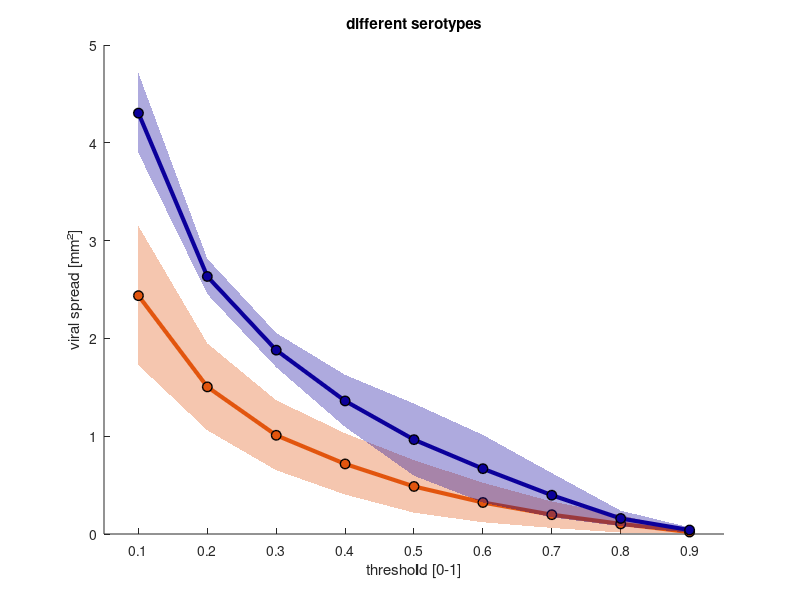

This figure's MATLAB source:
% This script plots the estimation of viral spread when using AAVs of different serotypes 
% as reported in Wissing and Eschholz et al, PLOS Biology, 2025, Figure 3, panel G. 
%(C)opyright Alexander Dieter, 2025

%% prepare workspace
clear all; close all; clc; 

AAV9_300nl = load('AAV9_300nl_WissingEschholz2025');    % load data of AAV2/9
AAV2_300nl = load('AAV2_300nl_WissingEschholz2025');    % load data of AAV2/2

%% define fluorescence thresholds (must be identical to previous script)
levels = 0.1:0.1:0.9; 


%% create figure and plot data
f0 = figure('color', [1 1 1]); hold on;


fill([levels, fliplr(levels)], [mean(AAV2_300nl.viral_spread)+std(AAV2_300nl.viral_spread), fliplr(mean(AAV2_300nl.viral_spread)-std(AAV2_300nl.viral_spread))], ...
        'k', 'EdgeColor', 'none', 'FaceColor',  [226 85 14]./255, 'FaceAlpha', 1/3); hold('on');
plot(levels, mean(AAV2_300nl.viral_spread), '-', 'Color',  [226 85 14]./255, 'LineWidth', 3); 
scatter(levels, mean(AAV2_300nl.viral_spread), repmat(50, length(levels), 1),  [226 85 14]./255, 'filled', 'MarkerEdgeColor', 'k', 'LineWidth', 1);

fill([levels, fliplr(levels)], [mean(AAV9_300nl.viral_spread)+std(AAV9_300nl.viral_spread), fliplr(mean(AAV9_300nl.viral_spread)-std(AAV9_300nl.viral_spread))], ...
        'k', 'EdgeColor', 'none', 'FaceColor', [11 0 155]./255, 'FaceAlpha', 1/3); hold('on');
plot(levels, mean(AAV9_300nl.viral_spread), '-', 'Color', [11 0 155]./255, 'LineWidth', 3); 
scatter(levels, mean(AAV9_300nl.viral_spread), repmat(50, length(levels), 1), [11 0 155]./255, 'filled', 'MarkerEdgeColor', 'k', 'LineWidth', 1);


xlim([0.05 0.95]); ylabel('viral spread [mm²]'); xlabel('threshold [0-1]')
set(gca, 'XTick', levels, 'XTickLabel', levels); title('different serotypes')




%% statistics - perform a series of two-sample t-tests across different fluorescence thresholds

for statIdx = 1:length(levels)
    [h(statIdx), p(statIdx)] = ttest2(AAV9_300nl.viral_spread(:, statIdx), AAV2_300nl.viral_spread(:, statIdx));
end










